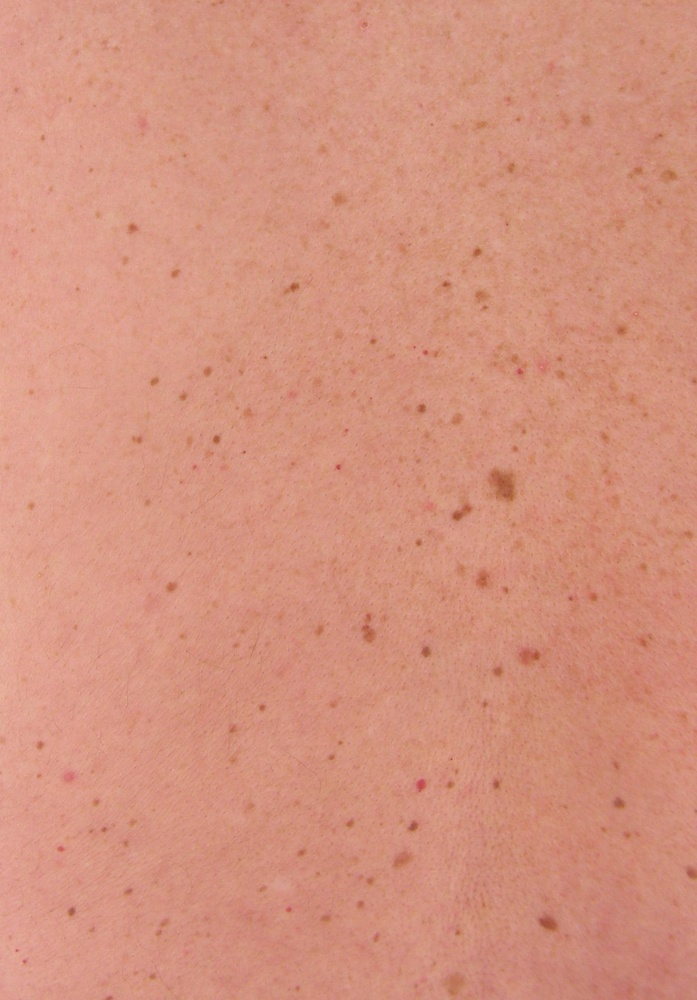
#> input picture ContourDetection/images/im1_cropped.jpg, 697 x 1000 px, shrunk from 1438 x 2062 before the run
$ python main.py
#> lines starting #> are read from the running program, lines starting #| are printed output that depends on the picture; after the words box and inside, x2 and y2 are one past the last pixel; in counts of white or black regions, pixels touching at a corner belong together
from math import floor, ceil
import matplotlib.pyplot as plt
import matplotlib.image as mpimg
import cv2
import numpy as np

fig, axs = plt.subplots(2, 3, sharey=False, tight_layout=True)

img = mpimg.imread('./images/im1_cropped.jpg')
#> img is the input picture: shape (1000, 697, 3); mean R, G, B 212.2, 147, 126.7
axs[0,0].imshow(img)

y, x, _ = axs[0,1].hist(img[:, :, 0].ravel(), bins=256, fc='k', ec='k')
#> y = 256 values, max 45896 at index 176, min 0 at index 1, mean 2722.7; x = 257 values from 149 to 239
histogram = cv2.calcHist([img],[0],None,[256],[0,256])
#> histogram = 256 values, max 45896 at index 211, min 0 at index 0, mean 2722.7
axs[0,2].plot(histogram,color = 'r')

peak = x[np.where(y == y.max())]
#> peak = [210.9]
print("Min: " + str(peak) + " - 22")
#| Min: [210.875] - 22
print("Max: 255")
min = floor(peak)-22
#> min = 188
max = 255
mask = cv2.inRange(img, (min, 0, 0), (max, 255,255))
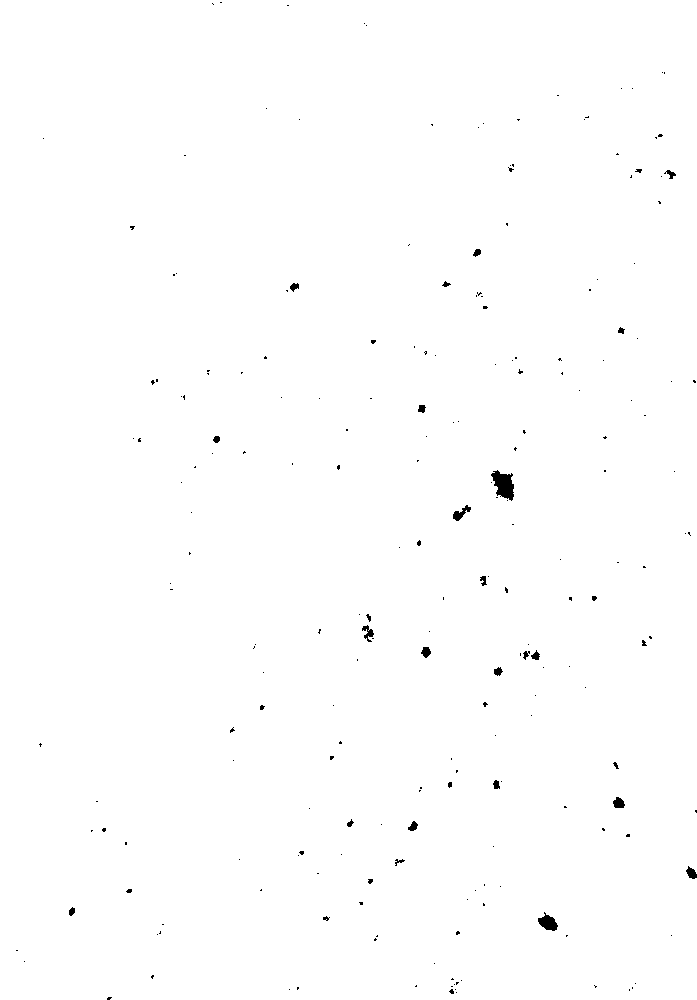
#> mask: shape (1000, 697); 99.6% white; 220 black regions (190 under 20 px), largest, box (x1, y1, x2, y2) and area: (491, 470, 514, 501) 441, (538, 912, 558, 931) 216, (453, 505, 471, 521) 123
maskImg = img.copy()
maskImg[mask != 0] = [0,0,0]
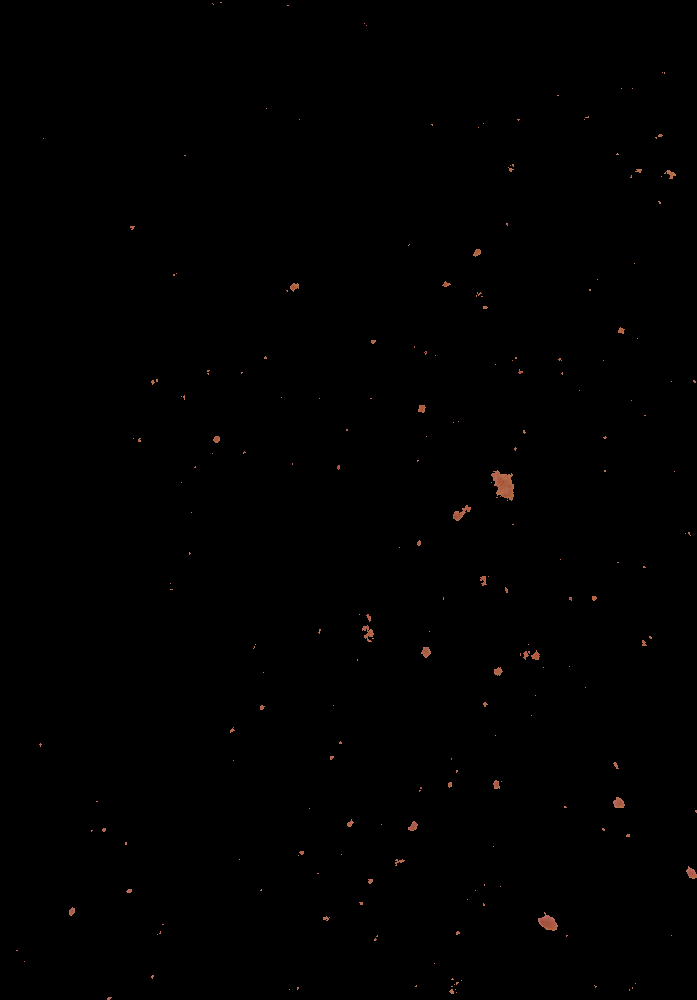
#> maskImg: shape (1000, 697, 3); mean R, G, B 0.7, 0.4, 0.3
maskImg[mask == 0] = [255,255,255]
axs[1,0].imshow(mask)

imGray = cv2.cvtColor(maskImg, cv2.COLOR_RGB2GRAY)
kernel = np.ones((3,3), np.uint8)
img_dilation = cv2.dilate(imGray, kernel, iterations=3)
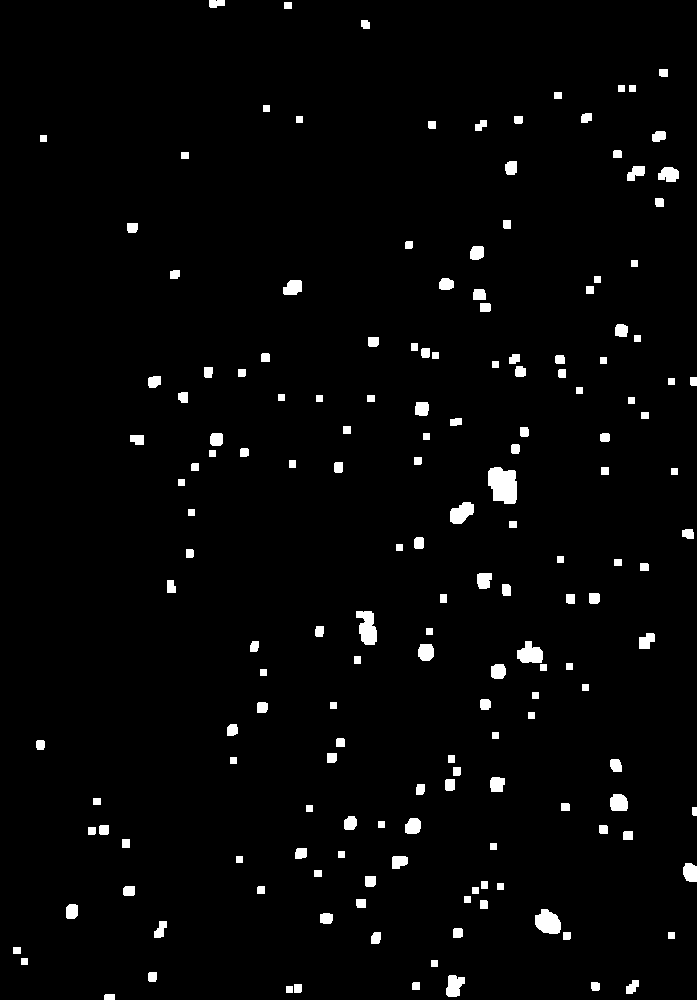
#> img_dilation: shape (1000, 697); 2.5% white; 171 white regions, largest, box (x1, y1, x2, y2) and area: (488, 467, 517, 504) 876, (356, 611, 377, 645) 509, (535, 909, 561, 934) 488
img_erosion = cv2.erode(img_dilation, kernel, iterations=1)
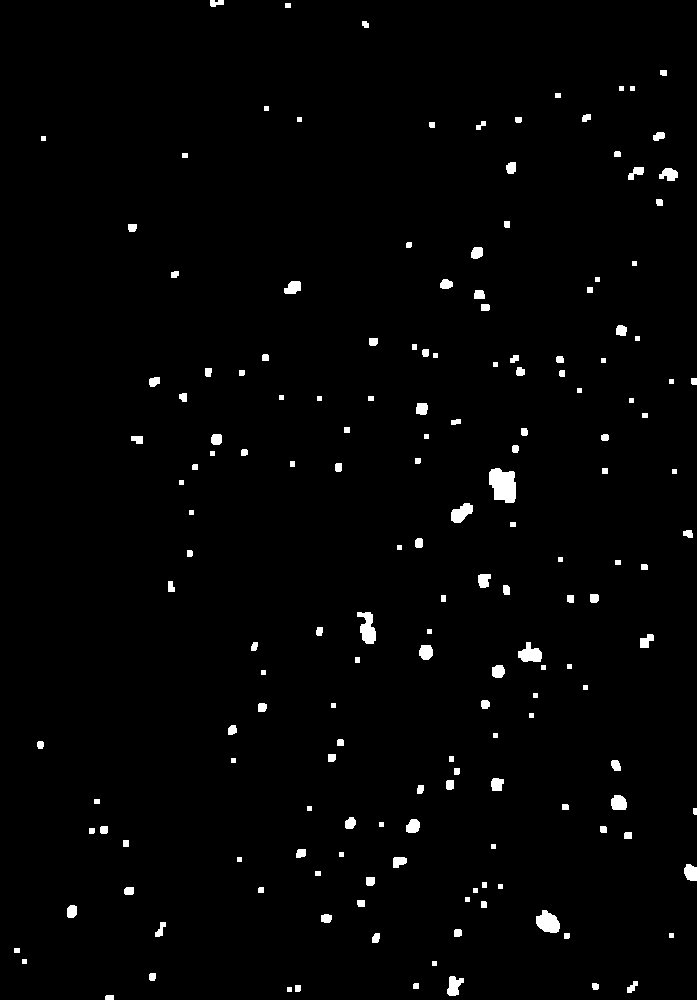
#> img_erosion: shape (1000, 697); 1.6% white; 171 white regions
cnts, hierarchy = cv2.findContours(img_erosion, cv2.RETR_TREE, cv2.CHAIN_APPROX_SIMPLE)
#> cnts = 171 contours, 46 with area under 20; largest, box (x1, y1, x2, y2) and area: (489, 468, 516, 503) 688, (536, 910, 560, 933) 354, (357, 612, 376, 644) 336, (518, 642, 542, 662) 276, (451, 503, 473, 523) 250
cnts = sorted(cnts, key=cv2.contourArea, reverse=True)
#> (the run stopped early here; a loop or call above may not have finished)
